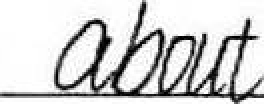
#> input picture test_data/00000001-1-2-15-21-20.jpg, 132 x 52 px (shown 2 times larger); its folder holds only this picture in this run
$ python -i data_words_generate.py   (imports and definitions only)
#> lines starting #> are read from the running program, lines starting #| are printed output that depends on the picture
#> further down, picture is the input picture: shape (52, 132, 3); min 0, max 255, mean 207.2
import os
import cv2
import glob
import random
import numpy as np
from pathlib import Path
from imutils import paths
from IPython.core.debugger import Tracer

char_dict = {"1": "a", "2": "b", "3": "c", "4": "d", "5": "e", "6": "f", "7": "g", "8": "h", "9": "i", "10": "j",
             "11": "k", "12": "l", "13": "m", "14": "n", "15": "o", "16": "p", "17": "q", "18": "r", "19": "s",
             "20": "t", "21": "u", "22": "v", "23": "w", "24": "x", "25": "y", "26": "z", "27": "A", "28": "B",
             "29": "C", "30": "D", "31": "E", "32": "F", "33": "G", "34": "H", "35": "I", "36": "J", "37": "K",
             "38": "L", "39": "M", "40": "N", "41": "O", "42": "P", "43": "Q", "44": "R", "45": "S", "46": "T",
             "47": "U", "48": "V", "49": "W", "50": "X", "51": "Y", "52": "Z"}

train_dict = {"1": "a", "2": "b", "3": "c", "4": "d", "5": "e", "6": "f", "7": "g", "8": "h", "9": "i", "10": "j",
             "11": "k", "12": "l", "13": "m", "14": "n", "15": "o", "16": "p", "17": "q", "18": "r", "19": "s",
             "20": "t", "21": "u", "22": "v", "23": "w", "24": "x", "25": "y", "26": "z", "27": "\'", "28": "-","29":"&"}

img_h = 64
img_w = 400

# [15 lines left out: function text_crop, not called in this run]


def compute_padding_value(img_gray):
	'''
	计算padding的值
	取图像累积直方图中大于0.8处的值
	'''
	hist = cv2.calcHist([img_gray], [0], None, [256], [0, 256])
#> hist = 256 values, max 1599 at index 255, min 1 at index 120, mean 26.81
	cdf_img = np.cumsum(hist)
#> cdf_img = 256 values from 76 to 6864
	cdf_hist = cdf_img / np.max(cdf_img)
#> cdf_hist = 256 values from 0.0111 to 1
	padding_value = np.min(np.where(cdf_hist > 0.8)[0])
#> padding_value = 255

	return padding_value

def normalization_h(img):
	'''
	高度归一化
	img shape (32, w)
	'''
	padding_value = compute_padding_value(img)
#> padding_value = 255

	h, w = img.shape[:2]
#> h = 52; w = 132

	if h >= img_h and w >= img_w:
		img_ = cv2.resize(img, (img_w, img_h))
	elif h > img_h and w < img_w:
		img = cv2.resize(img, (w, img_h))
		pad_l = random.randint(0, img_w - w)
		img_ = cv2.copyMakeBorder(img, 0, 0, pad_l, img_w - w - pad_l, cv2.BORDER_CONSTANT, value=int(padding_value))
		img_ = cv2.resize(img_, (img_w, img_h))
	elif h <= img_h and w <= img_w:
		pad_top = random.randint(0, img_h - h)
#> pad_top = 6
		pad_l = random.randint(0, img_w - w)
#> pad_l = 215
		img_ = cv2.copyMakeBorder(img, pad_top, img_h - h - pad_top, pad_l, img_w - w - pad_l, cv2.BORDER_CONSTANT, value=int(padding_value))
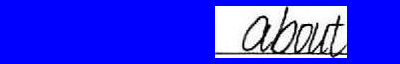
#> img_: shape (64, 400, 3); mean B, G, R 242.2, 55.6, 55.6
		img_ = cv2.resize(img_, (img_w, img_h))
	elif h < img_h and w > img_w:
		img = cv2.resize(img, (img_w, h))
		pad_top = random.randint(0, img_h - h)
		img_ = cv2.copyMakeBorder(img, pad_top, img_h - h - pad_top, 0, 0, cv2.BORDER_CONSTANT, value=int(padding_value))
		img_ = cv2.resize(img_, (img_w, img_h))
	return img_


# data augment functions
# [17 lines left out: functions data_augment, resize_image, not called in this run]


def blur(img):
	img = cv2.blur(img, (3, 3))
	return img


# [28 lines left out: functions add_noise, add_background, not called in this run]


# [45 lines not run here, left out]


>>> import cv2
>>> picture = cv2.imread('../test_data/00000001-1-2-15-21-20.jpg')
>>> result = normalization_h(picture)

$ run again, on test_data/00000027-11-14-15-23-14.jpg
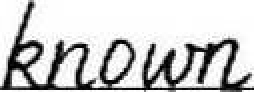
#> input picture test_data/00000027-11-14-15-23-14.jpg, 127 x 46 px (shown 2 times larger)
#> picture is the input picture: shape (46, 127, 3); min 0, max 255, mean 200.5
#> hist = 256 values, max 1364 at index 255, min 0 at index 77, mean 22.82
#> cdf_img = 256 values from 121 to 5842
#> cdf_hist = 256 values from 0.0207 to 1
#> in compute_padding_value, `padding_value = np.min(np.where(cdf_hist > 0.8)[0])`: padding_value = 255
#> in normalization_h, `img_ = cv2.copyMakeBorder(img, pad_top, img_h - h - pad_top, pad_l, im..`:
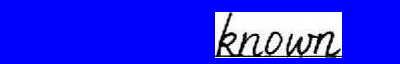
#> img_: shape (64, 400, 3); mean B, G, R 242.6, 45.8, 45.8

$ run again, on test_data/00000002-2-5-29-9-13-16-18-5-19-19-5-4.jpg
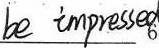
#> input picture test_data/00000002-2-5-29-9-13-16-18-5-19-19-5-4.jpg, 159 x 48 px
#> picture is the input picture: shape (48, 159, 3); min 0, max 255, mean 210.9
#> hist = 256 values, max 1143 at index 254, min 1 at index 124, mean 29.81
#> cdf_img = 256 values from 59 to 7632
#> cdf_hist = 256 values from 0.00773 to 1
#> in compute_padding_value, `padding_value = np.min(np.where(cdf_hist > 0.8)[0])`: padding_value = 254
#> in normalization_h, `img_ = cv2.copyMakeBorder(img, pad_top, img_h - h - pad_top, pad_l, im..`:
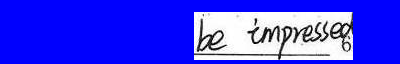
#> img_: shape (64, 400, 3); mean B, G, R 241.1, 62.9, 62.9

$ run again, on test_data/00000030-7-18-1-4-21-1-20-9-15-14.jpg
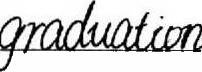
#> input picture test_data/00000030-7-18-1-4-21-1-20-9-15-14.jpg, 202 x 72 px
#> picture is the input picture: shape (72, 202, 3); min 0, max 255, mean 208.5
#> hist = 256 values, max 4471 at index 254, min 4 at index 112, mean 56.81
#> cdf_img = 256 values from 249 to 14544
#> cdf_hist = 256 values from 0.0171 to 1
#> in compute_padding_value, `padding_value = np.min(np.where(cdf_hist > 0.8)[0])`: padding_value = 254
#> in normalization_h, `img = cv2.resize(img, (w, img_h))`:
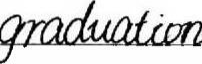
#> img: shape (64, 202, 3); min 0, max 255, mean 208.5
#> in normalization_h, `img_ = cv2.copyMakeBorder(img, 0, 0, pad_l, img_w - w - pad_l, cv2.BOR..`:
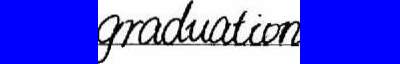
#> img_: shape (64, 400, 3); mean B, G, R 231, 105.3, 105.3
